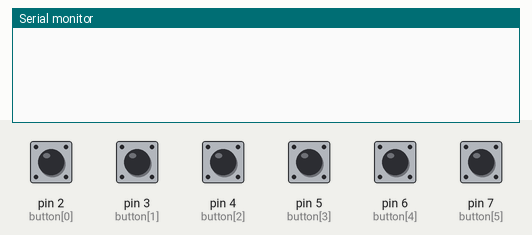
Simulated run of this sketch. Board: Arduino Uno, built with avr-gcc and run on an emulated ATmega328P. Parts: the last lines printed to the serial monitor. The inputs (shaded band) are chosen by the test bench; at power-on: pin 2 (button[0]), pin 3 (button[1]), pin 4 (button[2]), pin 5 (button[3]), pin 6 (button[4]), pin 7 (button[5]) HIGH.

Above: at 1.2 s.
1.3 s: pin 2 (button[0]) pulled LOW for 0.15 s
At 2.0 s:
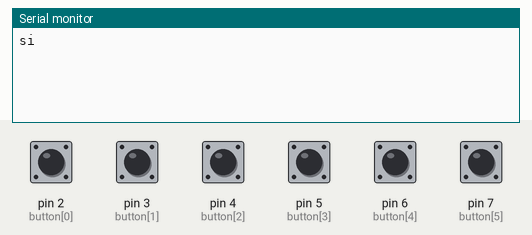
2.9 s: pin 3 (button[1]) pulled LOW for 0.15 s
At 3.2 s:
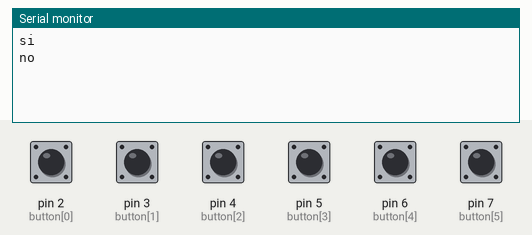
4.5 s: pin 4 (button[2]) pulled LOW for 0.15 s
At 5.6 s:
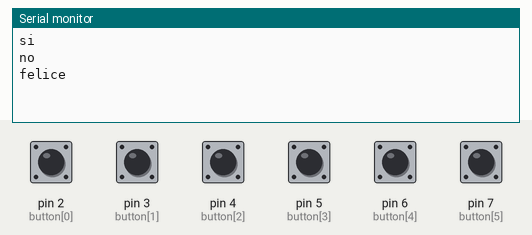
6.1 s: pin 5 (button[3]) pulled LOW for 0.15 s
At 6.9 s:
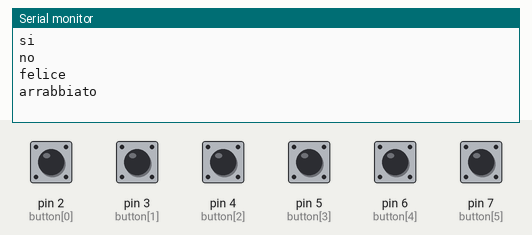
7.7 s: pin 6 (button[4]) pulled LOW for 0.15 s
At 8.1 s:
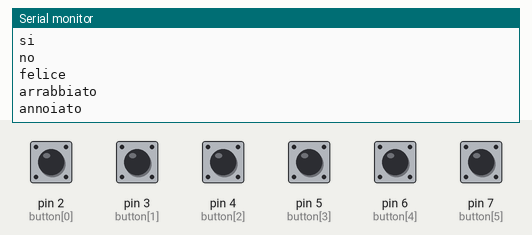
9.3 s: pin 7 (button[5]) pulled LOW for 0.15 s
At 10.5 s:
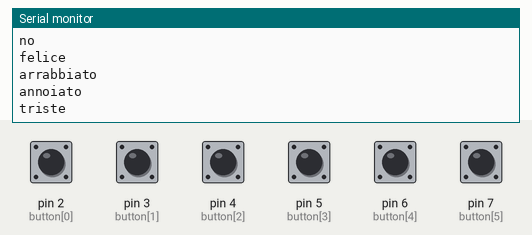

Measured:
- after the input at 1.3 s, the serial monitor: prints a new line at once (image 1)
- after the input at 2.9 s, the serial monitor: prints a new line at once (image 2)
- after the input at 4.5 s, the serial monitor: prints a new line at once (image 3)
- after the input at 6.1 s, the serial monitor: prints a new line at once (image 4)
- after the input at 7.7 s, the serial monitor: prints a new line at once (image 5)
- after the input at 9.3 s, the serial monitor: prints a new line at once (image 6)

The sketch:

ArduinoToAndroid.arduino.ino
```cpp
#include <SoftwareSerial.h>

int x=0;
int button[6]={2,3,4,5,6,7};
int txPin = 8;
int rxPin = 9;
SoftwareSerial bluetooth(rxPin, txPin);

char felice []="#Felice";
char nervoso[]="#Nervoso";
char annoiato []="#Annoiato";
char triste[]="#Triste";
char si[]="#Si";
char  no[]="#No";


void setup() {
  for(x=0;x<6;x++)
  pinMode(button[x],INPUT);
  Serial.begin(9600);
  bluetooth.begin(9600);
}

void loop() {
 if(digitalRead(button[0])==LOW){
  Serial.println("si");
  bluetooth.println( String (si));
  delay(500);

 }
 if(digitalRead(button[1])==LOW){
  Serial.println("no");
   bluetooth.println(String (no));
  delay(500);
 }
 if(digitalRead(button[2])==LOW){
  Serial.println("felice");
   bluetooth.println( String (felice));
  delay(500);
 }
 if(digitalRead(button[3])==LOW){
  Serial.println("arrabbiato");
   bluetooth.println( String(nervoso));
  delay(500);
 }
 if(digitalRead(button[4])==LOW){
  Serial.println("annoiato");
   bluetooth.println( String(annoiato));
  delay(500);

}
if(digitalRead(button[5])==LOW){
  Serial.println("triste");
   bluetooth.println(String (triste));
  delay(500);

}
}
```
